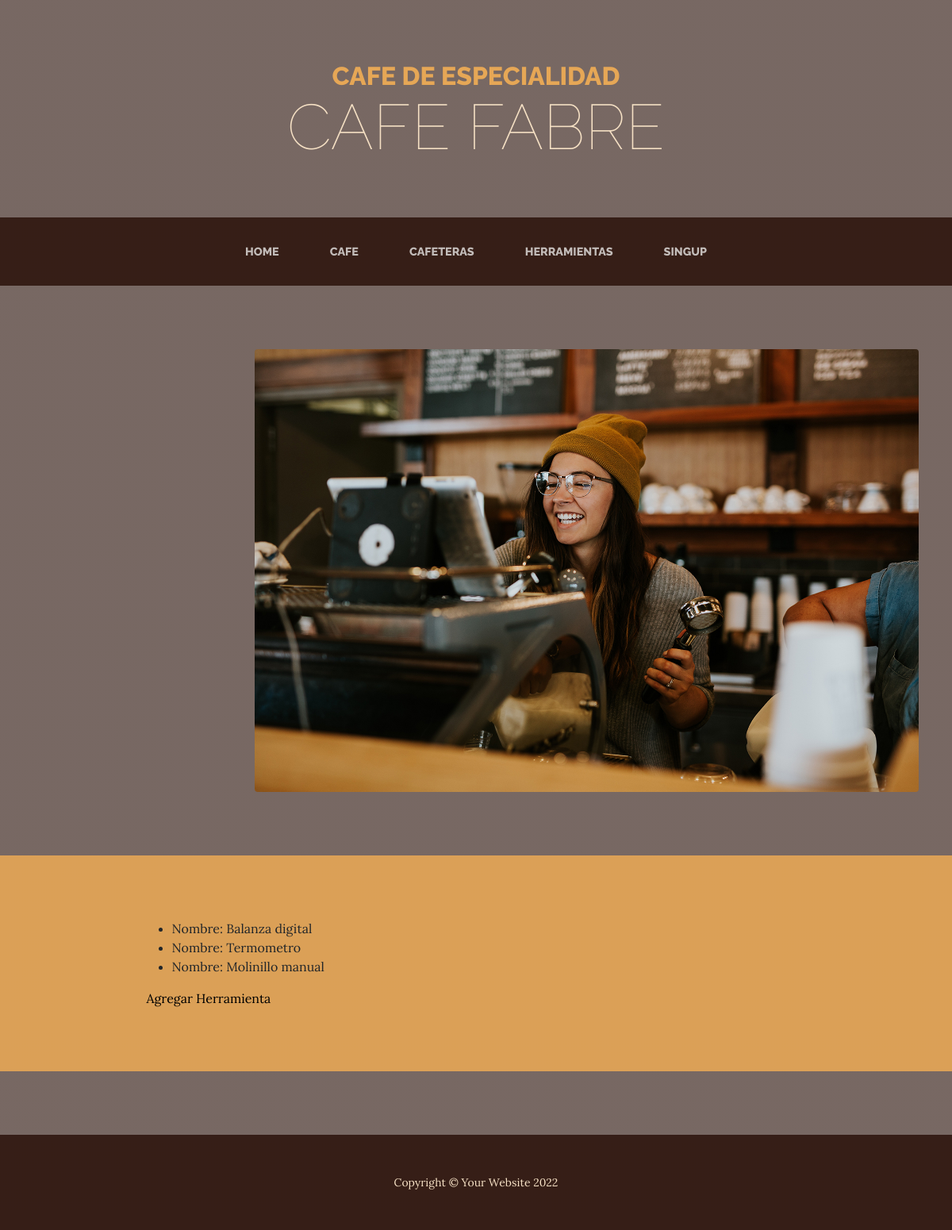
The app's page /appcafe/herramientas/ with its own data.
### AppCafe/models.py (models this page shows)
class Herramienta(models.Model):
    nombre = models.CharField(max_length=50)

### AppCafe/views.py (the view)
# urls.py: path('herramientas/', herramientas, name="Herramientas"),
def herramientas(request):
     lista = Herramienta.objects.all()
     return render(request, "herramientas.html", {"lista_herramientas": lista})

### AppCafe/templates/herramientas.html
{% extends 'padre.html' %}
{% load static %}
{% block contenidoQueCambia %}
<ul>
    {% for herramienta in lista_herramientas %}
        <li> Nombre: {{herramienta.nombre}}</li>
    {% endfor %}
</ul>
<a href="{% url 'HerramientaFormulario' %}">Agregar Herramienta</a>
{% endblock contenidoQueCambia %}

### AppCafe/templates/padre.html (style rules this page uses)
a:link { color: rgb(0, 0, 0); background-color: transparent; text-decoration: none; }

### records on screen
Herramienta: nombre "Balanza digital"
Herramienta: nombre "Termometro"
Herramienta: nombre "Molinillo manual"
